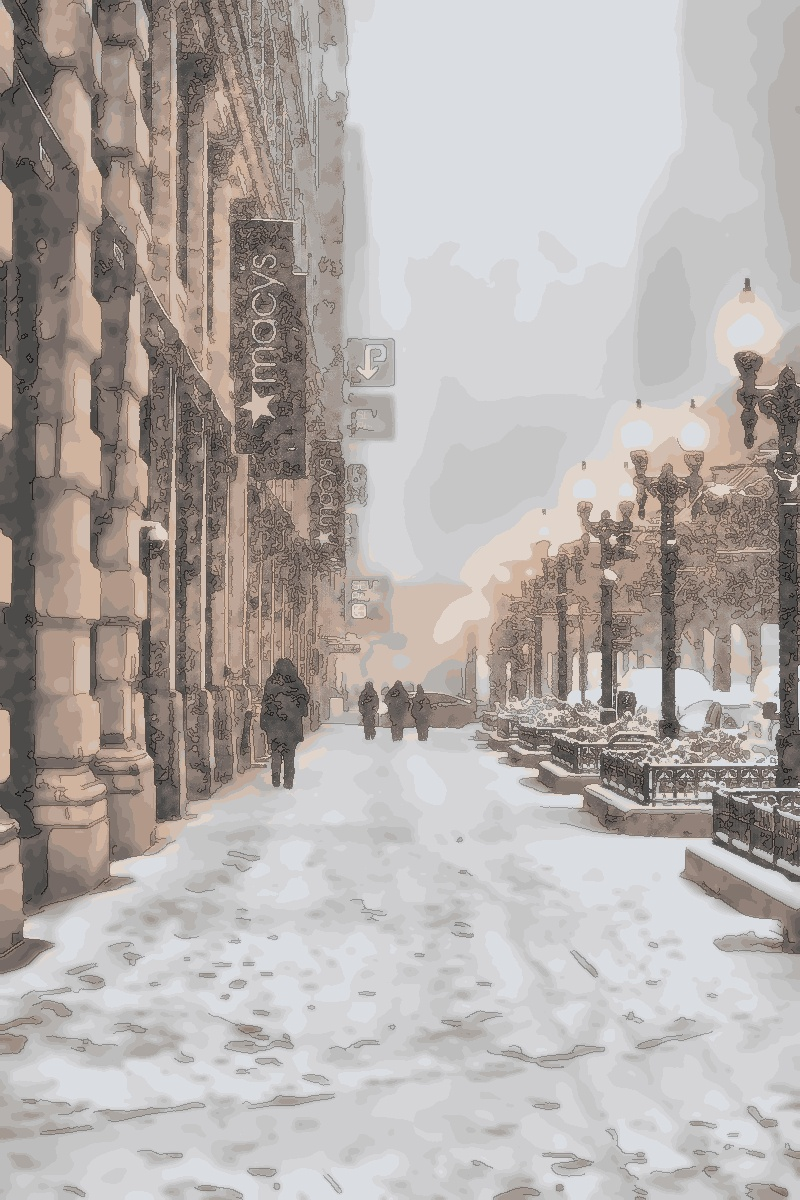
#> input picture image_processor/images/md/2.jpeg, 800 x 1200 px, given in place of 2.jpg, which was not available
$ python simple_cartoonize_image.py
#> lines starting #> are read from the running program, lines starting #| are printed output that depends on the picture; pictures that were not available may be replaced by others from this repository, and a replacement may not be noted
#> in process_image, img is the input picture: shape (1200, 800, 3); mean B, G, R 170.5, 173.4, 179.7
import cv2
import numpy as np
from sklearn.cluster import MiniBatchKMeans

def kmeans_color_quantization(image, clusters=8, batch_size=100):
    data = image.reshape((-1, 3))
    kmeans = MiniBatchKMeans(n_clusters=clusters, batch_size=batch_size)
    labels = kmeans.fit_predict(data)
    centers = np.uint8(kmeans.cluster_centers_)

    quantized = centers[labels]
    quantized_image = quantized.reshape(image.shape)
    return quantized_image

def adjust_gamma(image, gamma=1.0):
    inv_gamma = 1.0 / gamma
    table = np.array([(i / 255.0) ** inv_gamma * 255 for i in np.arange(256)]).astype("uint8")
    return cv2.LUT(image, table)

def adjust_brightness_contrast(image, brightness=0, contrast=0):
    beta = brightness
    alpha = 1 + (contrast / 100.0)
    adjusted = cv2.convertScaleAbs(image, alpha=alpha, beta=beta)
    return adjusted

def adjust_saturation(image, saturation_scale=1.0):
    hsv = cv2.cvtColor(image, cv2.COLOR_BGR2HSV)
    hsv[:, :, 1] = cv2.multiply(hsv[:, :, 1], saturation_scale)
    saturated_image = cv2.cvtColor(hsv, cv2.COLOR_HSV2BGR)
    return saturated_image

def apply_background_blur(image, edges, blur_strength=15):
    mask = cv2.bitwise_not(edges)
    mask_colored = cv2.cvtColor(mask, cv2.COLOR_GRAY2BGR)
    blurred_background = cv2.GaussianBlur(image, (blur_strength, blur_strength), 0)
    blended = np.where(mask_colored == 0, blurred_background, image)
    return blended

def convert_to_black_and_white(image):
    """
    Convert the image to black and white (grayscale).
    """
    gray_image = cv2.cvtColor(image, cv2.COLOR_BGR2GRAY)
    return cv2.cvtColor(gray_image, cv2.COLOR_GRAY2BGR)

def resize_image_proportionally(image, max_width, max_height):
#> called with max_width = 1200, max_height = 1200
    original_height, original_width = image.shape[:2]
#> original_height = 1200; original_width = 800
    aspect_ratio = original_width / original_height
#> aspect_ratio = 0.667

    if original_width > original_height:
        new_width = min(original_width, max_width)
        new_height = int(new_width / aspect_ratio)
    else:
        new_height = min(original_height, max_height)
#> new_height = 1200
        new_width = int(new_height * aspect_ratio)
#> new_width = 800
#> in adjust_saturation, `hsv = cv2.cvtColor(image, cv2.COLOR_BGR2HSV)`: hsv: shape (1200, 800, 3); mean H, S, V 51.6, 20.2, 181.3

    if new_width > max_width:
        new_width = max_width
        new_height = int(new_width / aspect_ratio)
    if new_height > max_height:
        new_height = max_height
        new_width = int(new_height * aspect_ratio)

    resized_image = cv2.resize(image, (new_width, new_height))
    return resized_image

def apply_sepia(image):
    """Apply a sepia tone to the image."""
    kernel = np.array([[0.272, 0.534, 0.131],
                       [0.349, 0.686, 0.168],
                       [0.393, 0.769, 0.189]])
    sepia_image = cv2.transform(image, kernel)
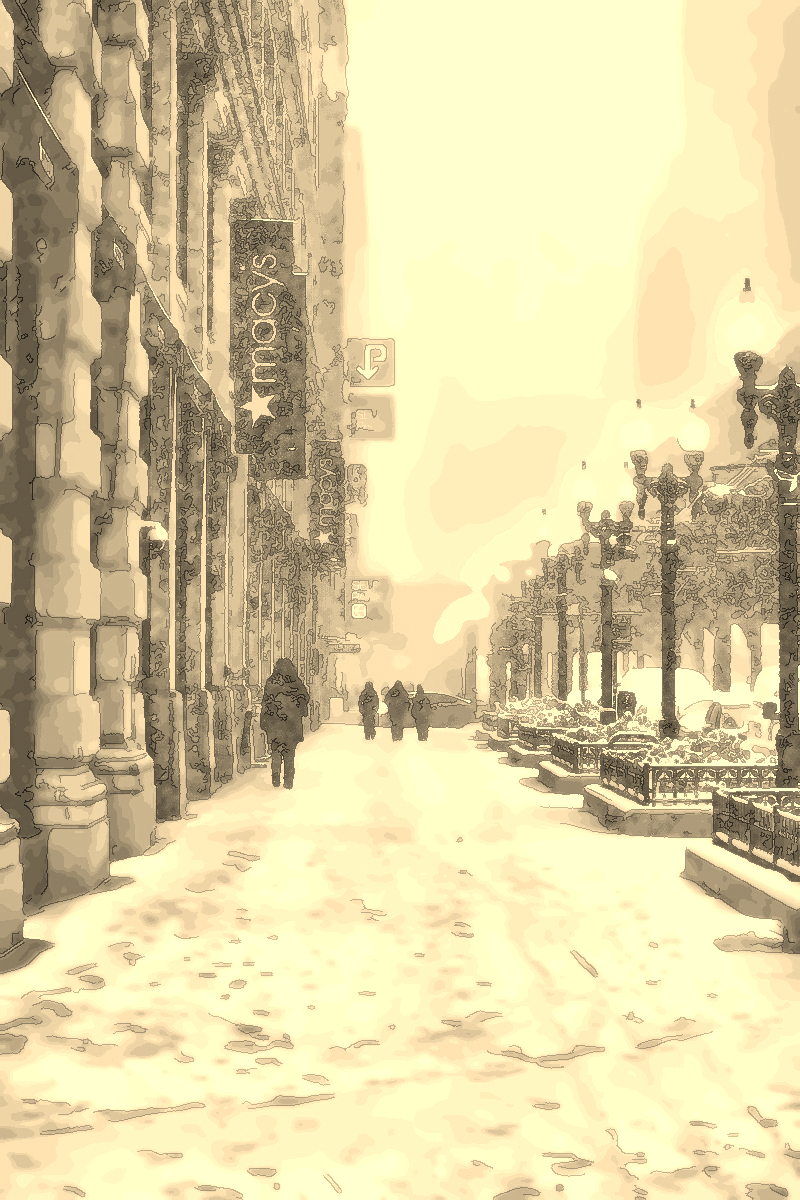
#> sepia_image: shape (1200, 800, 3); mean B, G, R 162.4, 206.3, 218.9
    sepia_image = np.clip(sepia_image, 0, 255).astype(np.uint8)
    return sepia_image

def apply_pencil_sketch(image):
    """Convert the image to a pencil sketch."""
    gray_image = cv2.cvtColor(image, cv2.COLOR_BGR2GRAY)
    inverted = cv2.bitwise_not(gray_image)
    blurred = cv2.GaussianBlur(inverted, (21, 21), 0)
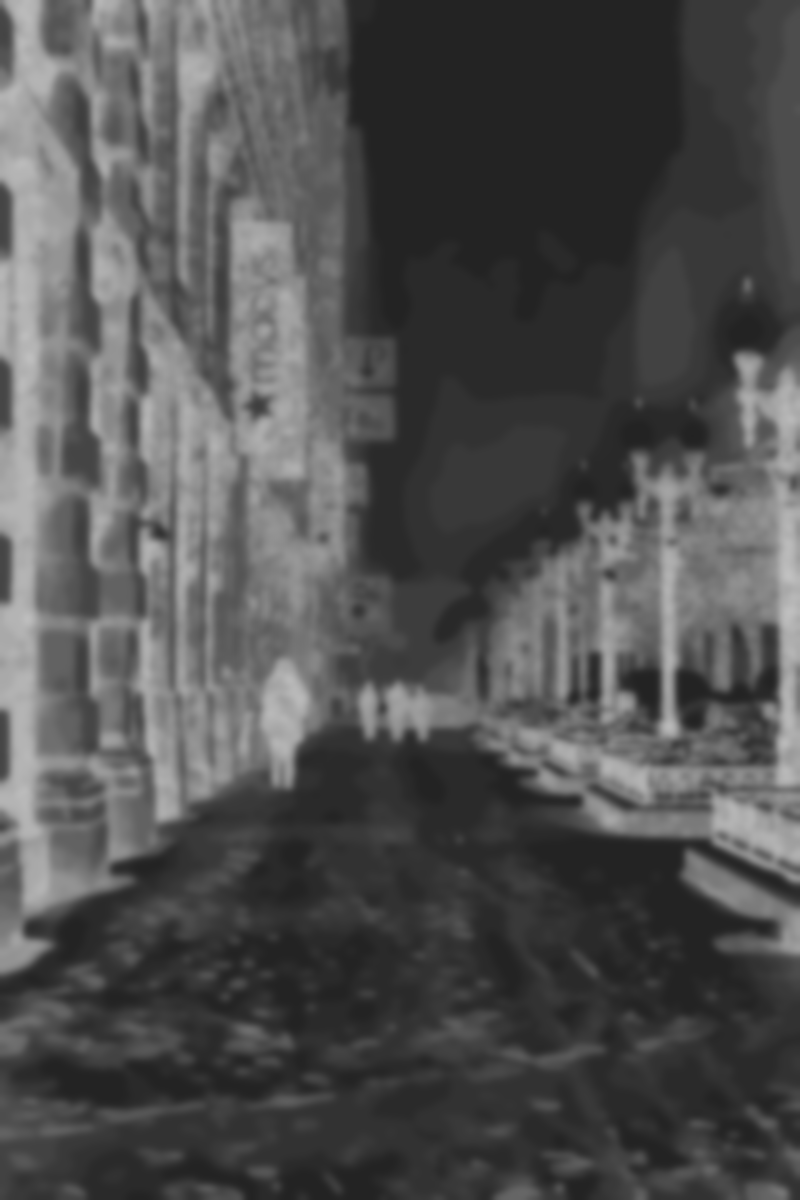
#> blurred: shape (1200, 800); min 34, max 193, mean 80.4
    inverted_blurred = cv2.bitwise_not(blurred)
    sketch_image = cv2.divide(gray_image, inverted_blurred, scale=256.0)
    return cv2.cvtColor(sketch_image, cv2.COLOR_GRAY2BGR)

def apply_oil_painting(image, size=7, dyn_ratio=1):
    """Apply an oil painting effect to the image."""
#> called with size = 7, dyn_ratio = 1
    oil_painting = cv2.xphoto.oilPainting(image, size, dyn_ratio)
    return oil_painting

def apply_filter(image, filter_type, brightness=0, contrast=0, saturation=1.0):
    """
    Apply various filters based on the filter_type parameter.
    Preprocess the image with brightness, contrast, and saturation adjustments.
    """
    # Adjust brightness, contrast, and saturation first
    adjusted_image = adjust_brightness_contrast(image, brightness, contrast)
    adjusted_image = adjust_saturation(adjusted_image, saturation)
#> in adjust_saturation (call 4), `hsv = cv2.cvtColor(image, cv2.COLOR_BGR2HSV)`: hsv: shape (1200, 800, 3); mean H, S, V 34.1, 16.4, 217

    if filter_type == "sepia":
        return apply_sepia(adjusted_image)
    elif filter_type == "pencil_sketch":
        return apply_pencil_sketch(adjusted_image)
    elif filter_type == "oil_painting":
        return apply_oil_painting(adjusted_image)
    elif filter_type == "black_and_white":
        return convert_to_black_and_white(adjusted_image)
#> in adjust_saturation (call 5), `hsv = cv2.cvtColor(image, cv2.COLOR_BGR2HSV)`: hsv: shape (1200, 800, 3); mean H, S, V 7.1, 15.1, 226.1
#> in adjust_saturation (call 5), `hsv[:, :, 1] = cv2.multiply(hsv[:, :, 1], saturation_scale)`: hsv: shape (1200, 800, 3); mean H, S, V 7.1, 22.7, 226.1
    elif filter_type == "cartoon":
        return process_cartoonization(adjusted_image)
    else:
        return adjusted_image

# [51 lines left out: functions remove_noise, sharpen_image, smooth_image, equalize_color, enhance_image, not called in this run]


def process_cartoonization(image):
    """
    Process the image to apply cartoonization effects.
    """
    gamma_corrected = adjust_gamma(image, gamma=1.5)
    gray = cv2.cvtColor(gamma_corrected, cv2.COLOR_BGR2GRAY)
    blurred = cv2.GaussianBlur(gray, (5, 5), 0)
    edges = cv2.Canny(blurred, threshold1=50, threshold2=150)
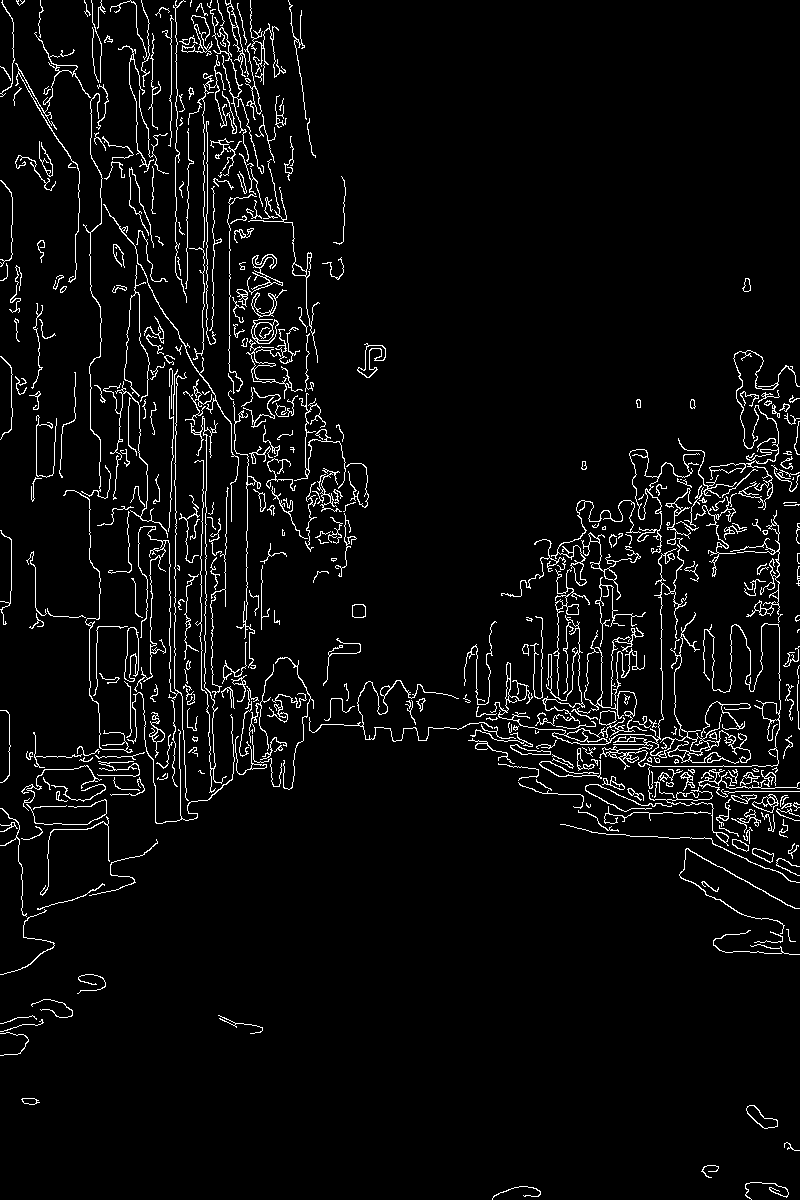
#> edges: shape (1200, 800); 4.6% white in thin lines or dots
    color = cv2.bilateralFilter(gamma_corrected, d=9, sigmaColor=120, sigmaSpace=120)
    quantized = kmeans_color_quantization(color, clusters=20)
    blurred_background = apply_background_blur(quantized, edges, blur_strength=21)
#> in apply_background_blur, `mask = cv2.bitwise_not(edges)`: mask: shape (1200, 800); 95.4% white; black in thin lines or dots
#> in apply_background_blur, `mask_colored = cv2.cvtColor(mask, cv2.COLOR_GRAY2BGR)`: mask_colored: shape (1200, 800, 3); 95.4% white; black in thin lines or dots
    edges_inv = cv2.bitwise_not(edges)
    edges_inv_colored = cv2.cvtColor(edges_inv, cv2.COLOR_GRAY2BGR)
    alpha = 0.8
    beta = 0.2
    cartoonized_img = cv2.addWeighted(blurred_background, alpha, edges_inv_colored, beta, 0)
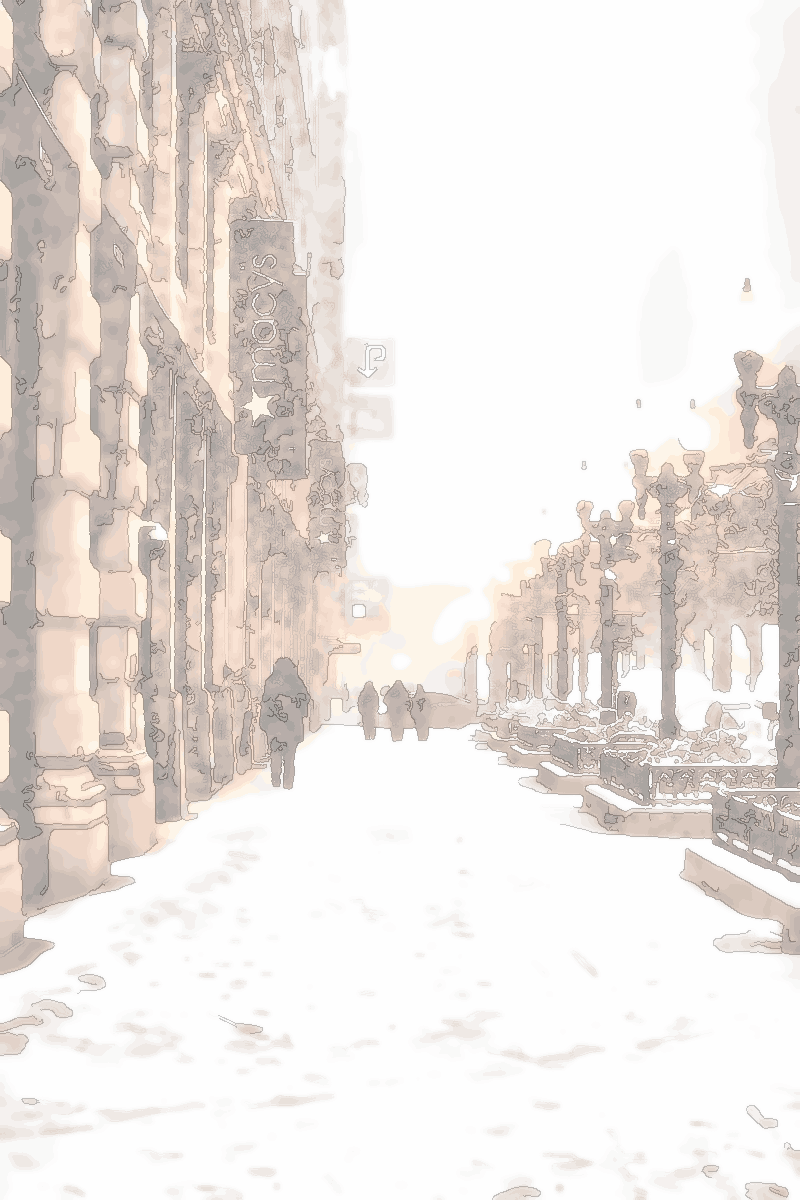
#> cartoonized_img: shape (1200, 800, 3); mean B, G, R 224.8, 229, 235.3

    return cartoonized_img

def process_image(image_path, output_path, max_width=1200, max_height=1200,
                  brightness=0, contrast=0, saturation=1.0,
                  enhancements=None, filter_type=None):
    """
    Process the image with enhancements and filter application.
    """
    img = cv2.imread(image_path)
    if img is None:
        print("Unable to read the image. Please check the path!")
        return

    # Resize the image
    resized_img = resize_image_proportionally(img, max_width, max_height)

    # Apply enhancements
    if enhancements:
        resized_img = enhance_image(resized_img, enhancements)

    # Apply filter
    if filter_type:
        processed_img = apply_filter(resized_img, filter_type, brightness, contrast, saturation)
    else:
        processed_img = resized_img

    cv2.imwrite(output_path, processed_img)
    print(f"Processed image saved at {output_path}")

if __name__ == "__main__":
    input_path = "image/2.jpg"
    output_path_sepia = "output_sepia.jpg"
    output_path_sketch = "output_pencil_sketch.jpg"
    output_path_oil = "output_oil_painting.jpg"
    output_path_bw = "output_black_and_white.jpg"
    output_path_cartoon = "output_cartoon.jpg"

    process_image(input_path, output_path_sepia, filter_type="sepia")
    process_image(input_path, output_path_sketch, filter_type="pencil_sketch")
    process_image(input_path, output_path_oil, filter_type="oil_painting")
    process_image(input_path, output_path_bw, filter_type="black_and_white", brightness=20, contrast=10)
    process_image(input_path, output_path_cartoon, filter_type="cartoon", brightness=20, contrast=20, saturation=1.5)
